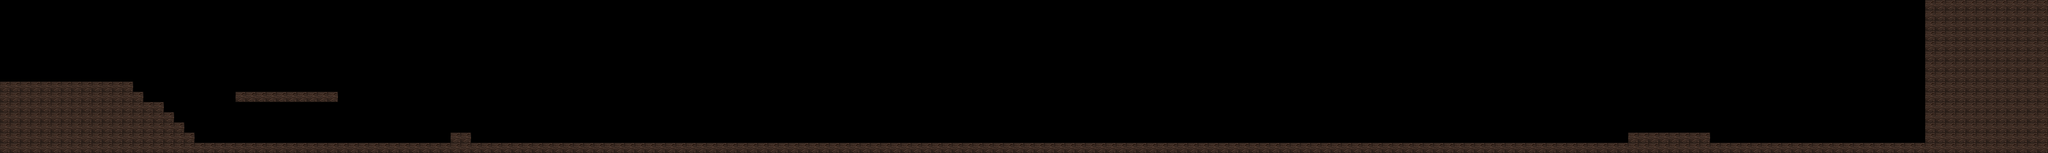

This is a level from a 2D game, rendered from its Tiled map with the project's own tilesets. A one-line summary and the map file follow, with tile-layer data summarised:
An orthogonal 200x15 tile map with 32x32 px tiles, 1 tile layer (Collision) and 9 objects (7x Snail, ScrollingBackground, Player).

<map version="1.0" tiledversion="1.1.2" orientation="orthogonal" renderorder="right-down" width="200" height="15" tilewidth="32" tileheight="32" infinite="0" nextobjectid="12">
 <properties>
  <property name="clouds" value="assets/prehistoric.png" />
  <property name="player" value="assets/player.png" />
  <property name="snail" value="assets/snail.png" />
 </properties>
 <tileset firstgid="1" name="blocks1" tilewidth="32" tileheight="32" spacing="2" margin="2" tilecount="198" columns="18">
  <image source="blocks1.png" width="614" height="376" />
 </tileset>
 <objectgroup name="Object Layer 2">
  <object id="1" name="Background" type="ScrollingBackground" x="0" y="0" width="32" height="32">
   <properties>
    <property name="animSpeed" value="0.2" />
    <property name="numFrames" value="1" />
    <property name="textureHeight" value="480" />
    <property name="textureID" value="clouds" />
    <property name="textureWidth" value="640" />
   </properties>
  </object>
 </objectgroup>
 <layer name="Collision" width="200" height="15">
  <properties>
   <property name="collidable" value="true" />
  </properties>
  <data>[3000 cells, 485 non-empty, 1 distinct tile ids]</data>
 </layer>
 <objectgroup name="Object Layer 1">
  <object id="2" name="Player" type="Player" x="286" y="186" width="40" height="60">
   <properties>
    <property name="numFrames" value="3" />
    <property name="textureHeight" value="60" />
    <property name="textureID" value="player" />
    <property name="textureWidth" value="40" />
   </properties>
  </object>
  <object id="3" name="Snail" type="Snail" x="1011" y="408" width="32" height="32">
   <properties>
    <property name="numFrames" value="4" />
    <property name="textureHeight" value="34" />
    <property name="textureID" value="snail" />
    <property name="textureWidth" value="34" />
   </properties>
  </object>
  <object id="4" name="Snail" type="Snail" x="1748" y="407" width="32" height="32">
   <properties>
    <property name="numFrames" value="4" />
    <property name="textureHeight" value="34" />
    <property name="textureID" value="snail" />
    <property name="textureWidth" value="34" />
   </properties>
  </object>
  <object id="5" name="Snail" type="Snail" x="2193" y="406" width="32" height="32">
   <properties>
    <property name="numFrames" value="4" />
    <property name="textureHeight" value="34" />
    <property name="textureID" value="snail" />
    <property name="textureWidth" value="34" />
   </properties>
  </object>
  <object id="6" name="Snail" type="Snail" x="3102" y="407" width="32" height="32">
   <properties>
    <property name="numFrames" value="4" />
    <property name="textureHeight" value="34" />
    <property name="textureID" value="snail" />
    <property name="textureWidth" value="34" />
   </properties>
  </object>
  <object id="7" name="Snail" type="Snail" x="4117" y="410" width="32" height="32">
   <properties>
    <property name="numFrames" value="4" />
    <property name="textureHeight" value="34" />
    <property name="textureID" value="snail" />
    <property name="textureWidth" value="34" />
   </properties>
  </object>
  <object id="8" name="Snail" type="Snail" x="4767" y="408" width="32" height="32">
   <properties>
    <property name="numFrames" value="4" />
    <property name="textureHeight" value="34" />
    <property name="textureID" value="snail" />
    <property name="textureWidth" value="34" />
   </properties>
  </object>
  <object id="11" name="Snail" type="Snail" x="830" y="244" width="32" height="32">
   <properties>
    <property name="numFrames" value="4" />
    <property name="textureHeight" value="34" />
    <property name="textureID" value="snail" />
    <property name="textureWidth" value="34" />
   </properties>
  </object>
 </objectgroup>
</map>
